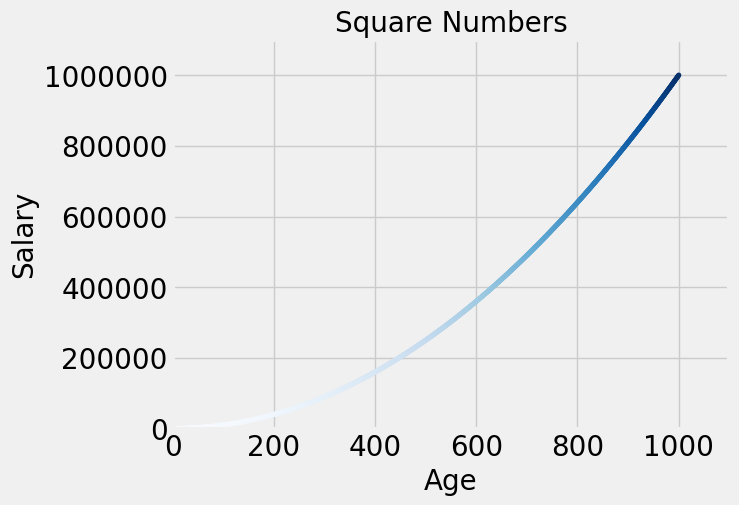

Python code for this plot:
import matplotlib.pyplot as plt
# 优先定义数值
x_values = [1,2,3,4,5,6,7,8]
y_values = [1,2,3,4,5,6,7,8]

# 通过循环来生成值
x_values = range(1,1001)
y_values = [x**2 for x in x_values]
plt.style.use('fivethirtyeight')
fig, ax = plt.subplots()
# s表示点的像素大小200
# c关联颜色映射
# cmap告诉pyplot使用哪个颜色进行映射
ax.scatter(x_values, y_values, c=y_values, cmap=plt.cm.Blues,  s=10)
ax.set_title('Square Numbers',fontsize=20)
ax.set_xlabel('Age',fontsize=20)
ax.set_ylabel('Salary',fontsize=20)
# 设置刻度 which的意思是
ax.tick_params(axis='both', which='major', labelsize=20)
ax.ticklabel_format(style='plain')
# 设置坐标轴的取值范围
ax.axis([0,1100, 0, 1_100_000])
# 将plt.show()转换为plt.savefig('squares_plot.png',bbox_inches='tight')
# plt.show()
# 第二个参数表示把第二个夺取的空白区域删除
# 使用path可以把输出文件放在任何地方
plt.savefig('scatter.png',bbox_inches='tight')
